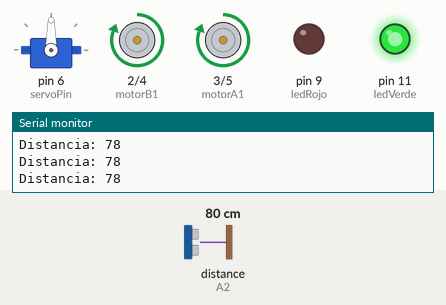
Bench run of a sketch on a simulated Arduino Uno, built with avr-gcc and run on an emulated ATmega328P. On the bench: servo, motor-driver pin pairs drawn as motors (green arrow = first pin HIGH = forward, orange = second pin HIGH = backward, longer = more drive), output pins drawn as LEDs (lit = HIGH), the last lines printed to the serial monitor. Wiring (inferred from the names in the program): ultrasonic range finder: trigger A3; echo A2. Inputs (shaded band) come from the test bench; at power-on: distance to the obstacle (sensor on A2) 80 cm. The echo pulse lasts 58.3 µs per cm; pins used as bus, display or sensor lines are not drawn.

Above: at 1.2 s.
1.3 s: distance to the obstacle (sensor on A2) set to 39 cm
2.8 s: distance to the obstacle (sensor on A2) set to 32 cm
At 3.2 s:
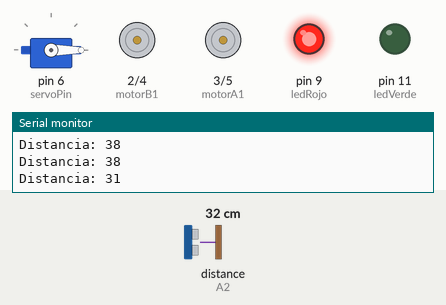
5.8 s: distance to the obstacle (sensor on A2) set to 60 cm
At 6.07 s:
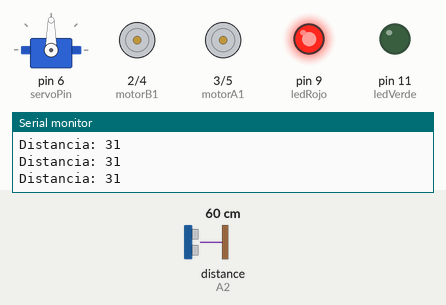
7.6 s: distance to the obstacle (sensor on A2) set to 2 cm
At 8.5 s:
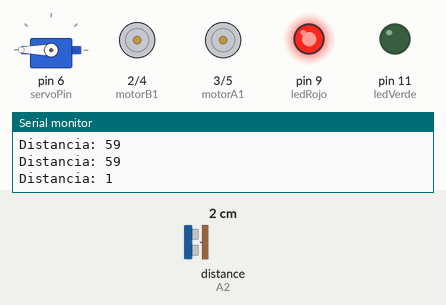
Timing chart, 0 to 11.6 s (numbered marks = the images above; inputs shaded):
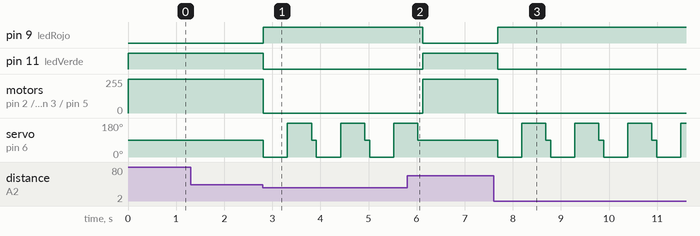

Measured:
- the behaviour switches between 36 and 35 cm on distance to the obstacle (sensor on A2) (found by bisection; images 0 and 1)
- after the input at 2.8 s, pin 9 (ledRojo): LOW → HIGH at once; pin 11 (ledVerde): HIGH → LOW at once; motor on pin 2 (motorB1) / pin 4 (motorB2), motor on pin 3 (motorA1) / pin 5 (motorA2): forward 255/255 → stopped at once; servo on pin 6 (servoPin): 90° → 0° at once, then repeats every 1.1 s: 180° 0.50 s, 90° 0.10 s, 0° 0.50 s
- after the input at 5.8 s, pin 9 (ledRojo): HIGH → LOW after 0.33 s; pin 11 (ledVerde): LOW → HIGH after 0.33 s; motor on pin 2 (motorB1) / pin 4 (motorB2), motor on pin 3 (motorA1) / pin 5 (motorA2): stopped → forward 255/255 after 0.33 s; servo on pin 6 (servoPin): goes on until 6.0 s, then stays 90°
- after the input at 7.6 s, pin 9 (ledRojo): LOW → HIGH after 0.09 s; pin 11 (ledVerde): HIGH → LOW after 0.09 s; motor on pin 2 (motorB1) / pin 4 (motorB2), motor on pin 3 (motorA1) / pin 5 (motorA2): forward 255/255 → stopped after 0.09 s; servo on pin 6 (servoPin): 90° → 0° after 0.09 s, then repeats every 1.1 s: 180° 0.50 s, 90° 0.10 s, 0° 0.50 s

The sketch:

rd2d_basico.ino
```cpp
#include <Servo.h>

#define TRIGGER_PIN A3
#define ECHO_PIN A2
#define MAX_DISTANCE 200
#define STOP_DIST 35

Servo myservo;

int ledRojo = 9;
int ledVerde = 11;
int motorA1 = 3, motorA2 = 5;
int motorB1 = 2, motorB2 = 4;
int servoPin = 6;

void setup() {
  pinMode(ledRojo, OUTPUT);
  pinMode(ledVerde, OUTPUT);
  pinMode(motorA1, OUTPUT);
  pinMode(motorA2, OUTPUT);
  pinMode(motorB1, OUTPUT);
  pinMode(motorB2, OUTPUT);

  pinMode(TRIGGER_PIN, OUTPUT);
  pinMode(ECHO_PIN, INPUT);

  myservo.attach(servoPin);
  myservo.write(90);  // Posición inicial del servo

  Serial.begin(9600);
}

void loop() {
  int distancia = medirDistancia();  // Llama a la función para medir distancia
  Serial.print("Distancia: ");
  Serial.println(distancia);

  if (distancia == 0 || distancia >= STOP_DIST) {
    moverAdelante();
    digitalWrite(ledVerde, HIGH);
    digitalWrite(ledRojo, LOW);
  } else {
    detener();
    digitalWrite(ledRojo, HIGH);
    digitalWrite(ledVerde, LOW);
    girarServo();
  }

  delay(100);
}

int medirDistancia() {
  // Envía un pulso de 10 microsegundos para iniciar la medición
  digitalWrite(TRIGGER_PIN, LOW);
  delayMicroseconds(2);
  digitalWrite(TRIGGER_PIN, HIGH);
  delayMicroseconds(10);
  digitalWrite(TRIGGER_PIN, LOW);

  // Lee el tiempo que tarda en recibir el eco
  long duracion = pulseIn(ECHO_PIN, HIGH);

  // Calcula la distancia en cm (velocidad del sonido: 343 m/s)
  int distancia = duracion * 0.034 / 2;

  if (distancia > MAX_DISTANCE) return 0;  // Si está fuera del rango
  return distancia;
}

void moverAdelante() {
  digitalWrite(motorA1, HIGH);
  digitalWrite(motorA2, LOW);
  digitalWrite(motorB1, HIGH);
  digitalWrite(motorB2, LOW);
}

void detener() {
  digitalWrite(motorA1, LOW);
  digitalWrite(motorA2, LOW);
  digitalWrite(motorB1, LOW);
  digitalWrite(motorB2, LOW);
}

void girarServo() {
  myservo.write(0);   // Gira a la izquierda
  delay(500);
  myservo.write(180);  // Gira a la derecha
  delay(500);
  myservo.write(90);   // Regresa al centro
}
```
